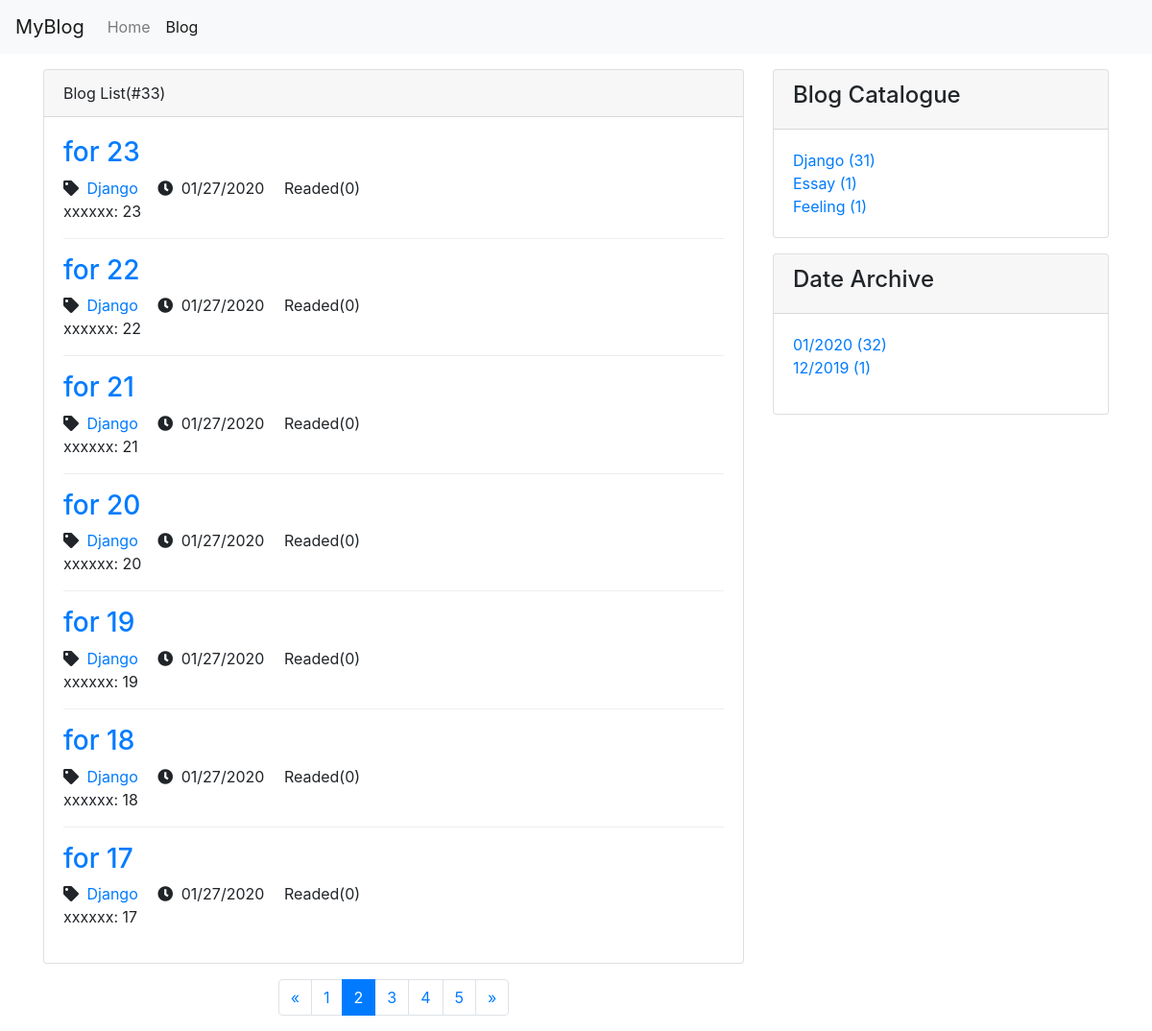
Screenshot of /blog/?page=2 with the database file from the repository.
### blog/models.py (models this page shows, shortened)
class Blog(models.Model, ReadNumExpandMethod):
    title = models.CharField(max_length=50)
    blog_type = models.ForeignKey(BlogType, on_delete=models.DO_NOTHING)
    content = RichTextUploadingField()
    author = models.ForeignKey(User, on_delete=models.DO_NOTHING)
    created_time = models.DateTimeField(auto_now_add=True)
    last_updated_time = models.DateTimeField(auto_now=True)
    class Meta:
        ordering = ['-created_time']

class BlogType(models.Model):
    type_name = models.CharField(max_length=15)
    def __str__(self):
        return self.type_name

### blog/views.py (the view)
# urls.py: path('', views.blog_list, name='blog_list'),
def blog_list(request):
    blogs_list = Blog.objects.all()
    content = get_blog_list_common_data(request, blogs_list)
    return render(request, 'blog/blog_list.html', content)

### read_statistics/models.py (called while the page is built)
    def get_read_num(self):
        try:
            ct = ContentType.objects.get_for_model(self)
            readnum = ReadNum.objects.get(content_type=ct, object_id=self.pk)
            return readnum.read_num
        except exceptions.ObjectDoesNotExist:
            return 0

### blog/templates/blog/blog_list.html (shortened to what this page needs)
{% extends 'base.html' %}
{% block header_extends %}
<link rel="stylesheet" href="/static/css/blog.css">
{% endblock %}
{% block nav_blog_active %}
active
{% endblock %}
{% block content %}
<div class="container">
    <div class="row mt-3">
        <div class="col-sm-8">
            <div class="card">
                <div class="card-header">
                    {% block blog_list_title %}
                    Blog List(#{{ page_of_blogs.paginator.count }})
                    {% endblock %}
                </div>
                <div class="card-body">
                    {% for blog in blogs %}
                    <div class="blog">
                        <h3><a href="{% url 'blog_detail' blog.pk %}">{{ blog.title }} </a></h3>
                        <p class="blog-info">
                            <i class="fas fa-tag mr-1"></i>
                            <a class="mr-3"
                                href="{% url 'blogs_with_type' blog.blog_type.pk %}">{{blog.blog_type}}</a>
                            <i class="fas fa-clock mr-1"></i>
                            {{blog.created_time|date:'m/d/Y'}}
                            <span class="ml-3">Readed({{ blog.get_read_num }})</span>
                        </p>
                        <p>{{ blog.content|striptags|truncatechars:120 }}</p>
                    </div>
                    {% empty %}
                    <div class="blog">
                        <h3>-- No blogs. Please look forward! --</h3>
                    </div>
                    {% endfor %}
                </div>
            </div>
            <div class="pt-3">
                <ul class="pagination justify-content-center">
                    {% if page_of_blogs.has_previous %}
                    <li class="page-item">
                        <a class="page-link" href="?page={{ page_of_blogs.previous_page_number }}">&laquo;</a>
                    </li>
                    {% else %}
                    <li class="page-item"><a class="page-link" href="?page=1">&laquo;</a></li>
                    {% endif %}
                    {% for page_num in page_range %}
                        {% if page_num == page_of_blogs.number %}
                        <li class="page-item active">
                            <span class="page-link">{{page_num}}</span class="page-link">
                        </li>
                        {% else %}
                            {% if page_num == '...' %}
                            <li class="page-item">
                                <span class="page-link">{{page_num}}</span>
                            </li>
                            {% else %}
                            <li class="page-item">
                                <a class="page-link" href="?page={{ page_num }}">{{page_num}}</a>
                            </li>
                            {% endif %}
                        {% endif %}
                    {% endfor %}
                    {% if page_of_blogs.has_next %}
                    <li class="page-item">
                        <a class="page-link" href="?page={{ page_of_blogs.next_page_number }}">&raquo;</a>
                    </li>
                    {% else %}
                    <li class="page-item"><a class="page-link"
                            href="?page={{ page_of_blogs.paginator.num_pages }}">&raquo;</a></li>
                    {% endif %}
                </ul>
            </div>
        </div>
        <div class="d-none d-sm-block col-sm-4">
            <div class="card">
                <div class="card-header">
                    <h4>Blog Catalogue</h4>
                </div>
                <div class="card-body">
                    <ul class="m-0 p-0 blog-type">
                        {% for blog_type in blog_types %}
                        <li>
                            <a href="{% url 'blogs_with_type' blog_type.pk %}">
                                {{ blog_type.type_name }} ({{ blog_type.blog_count }})
                            </a>
                        </li>
                        {% empty %}
                        <li>No catalogue</li>
                        {% endfor %}
                    </ul>
                </div>
            </div>
            <div class="card mt-3">
                <div class="card-header"><h4>Date Archive</h4></div>
                <div class="card-body">
                    <ul class="p-0">
                        {% for blog_date, blog_count in blog_dates.items %}
                        <li>
                        <a href="{% url 'blogs_with_date' blog_date.year blog_date.month %}">
                            {{ blog_date|date:'m/Y' }} ({{ blog_count }})
                        </a>
                        </li>
                        {% endfor %}
                    </ul>
                </div>
            </div>
        </div>
    </div>
</div>
{% endblock %}

### static/css/blog.css (style rules this page uses)
ul.blog-type { list-style-type: none; }
div.blog:not(:last-child) { border-bottom: 1px solid #eee; margin-bottom: 1em; }
div.blog p.blog-info { margin-bottom: 0; }
ul { list-style-type: none; }

### rows the page displays
Blog: title "for 23", blog_type "Django", created_time "01/27/2020", get_read_num "0", content "xxxxxx: 23"
Blog: title "for 22", blog_type "Django", created_time "01/27/2020", get_read_num "0", content "xxxxxx: 22"
Blog: title "for 21", blog_type "Django", created_time "01/27/2020", get_read_num "0", content "xxxxxx: 21"
Blog: title "for 20", blog_type "Django", created_time "01/27/2020", get_read_num "0", content "xxxxxx: 20"
Blog: title "for 19", blog_type "Django", created_time "01/27/2020", get_read_num "0", content "xxxxxx: 19"
Blog: title "for 18", blog_type "Django", created_time "01/27/2020", get_read_num "0", content "xxxxxx: 18"
Blog: title "for 17", blog_type "Django", created_time "01/27/2020", get_read_num "0", content "xxxxxx: 17"
BlogType: type_name "Django", blog_count "31"
BlogType: type_name "Essay", blog_count "1"
BlogType: type_name "Feeling", blog_count "1"

### other values shown
{{ page_of_blogs.paginator.count }} "33"
{{ page_num }} "1" "3" "4" "5"
{{ page_num }} "2"
{{ blog_date|date:'m/Y' }} "01/2020" "12/2019"
{{ blog_count }} "32" "1"
